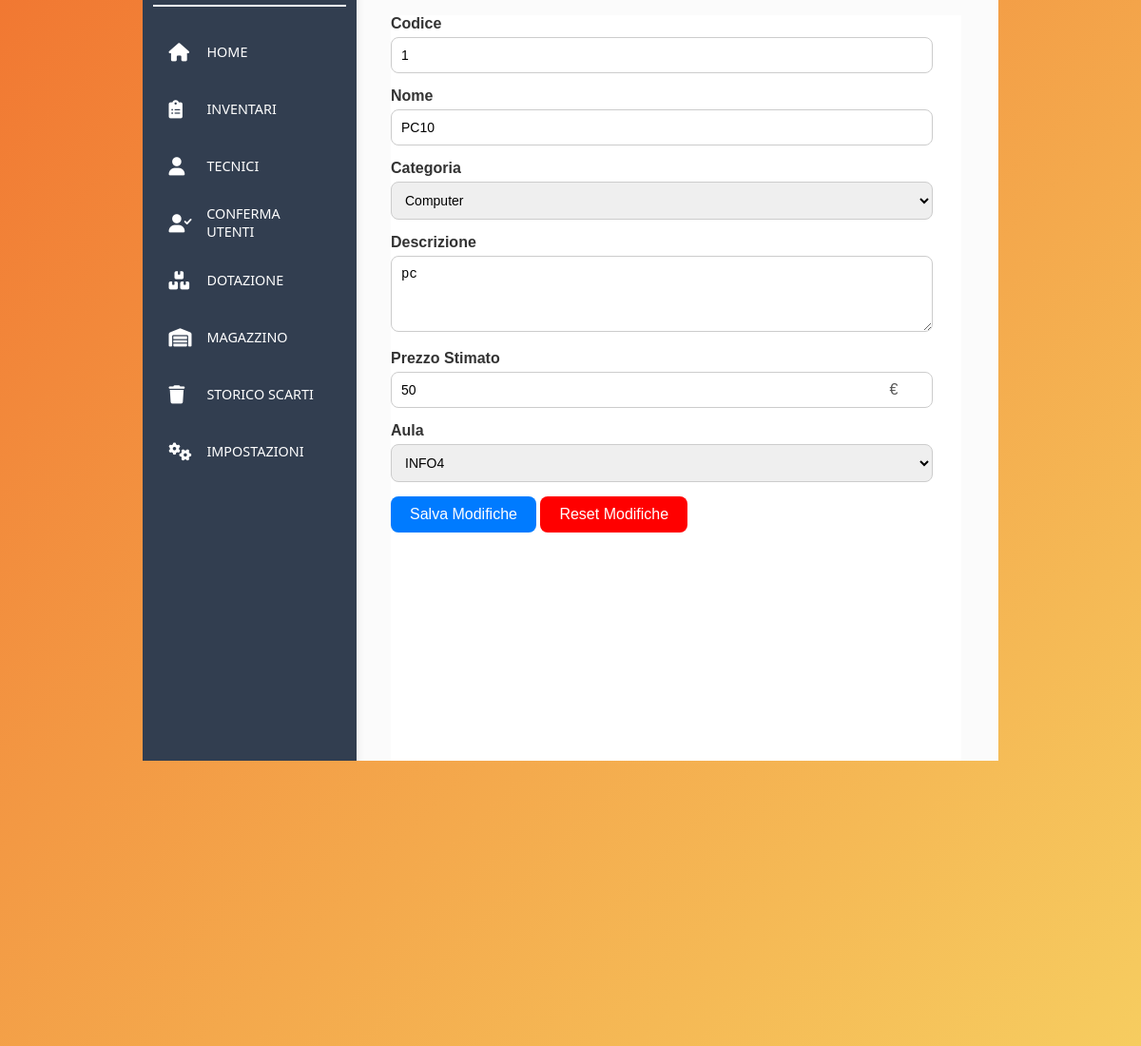
The app's page /user_page/aule/aggiungi_aule/aggiungi_aule.php?codice=1 (signed in) with its own data.
### tables this page shows
CREATE TABLE `dotazione` (
  `codice` varchar(50) NOT NULL,
  `nome` varchar(100) DEFAULT NULL,
  `categoria` varchar(50) DEFAULT NULL,
  `descrizione` text DEFAULT NULL,
  `stato` varchar(20) DEFAULT NULL,
  `prezzo_stimato` float(10,2) DEFAULT NULL,
  `ID_aula` varchar(20) DEFAULT NULL
);

### user_page/aule/aggiungi_aule/aggiungi_aule.php (the view, shortened to what this page needs)
<?php
$host = 'localhost';
$db = 'inventariosdarzo';
$user = 'root';
$pass = '';
$username = $_SESSION['username'] ?? null;
$role = $_SESSION['role'] ?? null;
$codice = $_GET['codice'] ?? null;
if (!is_null($username) && $role === "admin" || $role == "user") {
    try {
        $conn = new PDO("mysql:host=$host;dbname=$db", $user, $pass);
        $conn->setAttribute(PDO::ATTR_ERRMODE, PDO::ERRMODE_EXCEPTION);
    } catch (PDOException $e) {
        die("Connessione fallita: " . $e->getMessage());
    }
    if ($codice !== null) {
        $stmt = $conn->prepare("SELECT * FROM dotazione WHERE codice = :codice");
        $stmt->bindParam(':codice', $codice, PDO::PARAM_STR);
        $stmt->execute();
        $dotazione = $stmt->fetch(PDO::FETCH_ASSOC);
        $stmt = $conn->prepare("SELECT ID_categoria FROM categoria");
        $stmt->execute();
        $elencoCategorie = $stmt->fetchAll(PDO::FETCH_COLUMN);
        $stmt = $conn->prepare("SELECT ID_aula FROM aula");
        $stmt->execute();
        $elencoAule = $stmt->fetchAll(PDO::FETCH_COLUMN);
    } else {
        die("Codice non fornito.");
    }
} else {
    header("Location: ../../logout/logout.php");
    exit;
}
?>
<!DOCTYPE html>
<html lang="en">
    <head>
        <link rel="stylesheet" href="..\..\..\assets\css\background.css">
        <link rel="stylesheet" href="..\..\..\assets\css\shared_style_user_admin.css">
        <link rel="stylesheet" href="..\..\..\assets\css\shared_admin_subpages.css">
        <link rel="stylesheet" href="modifica_dotazione.css">
        <link rel="stylesheet" href="https://cdnjs.cloudflare.com/ajax/libs/font-awesome/6.0.0-beta3/css/all.min.css">
    </head>
    <body>
        <div class="container">
            <div class="sidebar">
                <div class="image"><img src="..\..\..\assets\images\logo_darzo.png" width="120px"></div>
                <div class="section-container">
                    <br>
                    <?php
                        if($role == 'admin') {
                            echo '<a href="../../admin_page/admin_page.php"><div class="section"><span class="section-text"><i class="fas fa-home"></i> HOME</span></div></a>';
                        } else {
                            echo '<a href="../../../user_page/user_page.php"><div class="section"><span class="section-text"><i class="fas fa-home"></i> HOME</span></div></a>';
                        }
                    ?>
                    <a href="../../../user_page/aule/aule.php"><div class="section"><span class="section-text"><i class="fas fa-clipboard-list"></i> INVENTARI</span></div></a>
                    <?php
                        if($role == "admin"){
                            echo '<a href="..\mostra_user_attivi\mostra_user_attivi.php"><div class="section"><span class="section-text"><i class="fas fa-user"></i> TECNICI</span></div></a>';
                            echo '<a href="..\user_accept\user_accept.php"><div class="section"><span class="section-text"><i class="fas fa-user-check"></i>CONFERMA UTENTI</span></div></a>';
                        };
                    ?>
                    <a href="..\..\lista_dotazione\lista_dotazione.php"><div class="section"><span class="section-text"><i class="fas fa-boxes-stacked"></i>DOTAZIONE</span></div></a>
                    <a href="..\..\dotazione_archiviata\dotazione_archiviata.php"><div class="section"><span class="section-text"><i class="fas fa-warehouse"></i>MAGAZZINO</span></div></a>
                    <a href="..\..\dotazione_eliminata/dotazione_eliminata.php"><div class="section"><span class="section-text"><i class="fas fa-trash"></i>STORICO SCARTI</span></div></a>
                    <a href="bop.php"><div class="section"><span class="section-text"><i class="fas fa-cogs"></i>IMPOSTAZIONI</span></div></a>
                </div>
            </div>
            <div class="content">
                <div class="form-container">
                    <form action="" method="post">
                        <div class="form-group">
                            <label for="codice">Codice</label>
                            <input type="text" name="codice" readonly value="<?php echo $dotazione['codice']?>">
                        </div>
                        <div class="form-group">
                            <label for="nome">Nome</label>
                            <input type="text" name="nome" value="<?php echo $dotazione['nome'] ?>">
                        </div>
                        <div class="form-group">
                            <label for="categoria">Categoria</label>
                            <select name="categoria">
                                <?php foreach ($elencoCategorie as $categoria): ?>
                                    <option value="<?php echo $categoria ?>" <?php if ($dotazione['categoria'] == $categoria) echo 'selected' ?>>
                                        <?php echo $categoria ?>
                                    </option>
                                <?php endforeach; ?>
                            </select>
                        </div>
                        <div class="form-group">
                            <label for="descrizione">Descrizione</label>
                            <textarea name="descrizione"><?php echo $dotazione['descrizione'] ?></textarea>
                        </div>
                        <div class="form-group">
                            <label for="prezzo">Prezzo Stimato</label>
                            <div class="input-with-euro">
                                <input type="number" name="prezzo" step="0.1" min="0" value="<?php echo floatval($dotazione['prezzo_stimato']) ?>">
                            </div>
                        </div>
                        <div class="form-group">
                            <label for="ID_aula">Aula</label>
                            <select name="aula">
                                <?php foreach ($elencoAule as $aula): ?>
                                    <option value="<?php echo $aula ?>" <?php if ($dotazione['ID_aula'] == $aula) echo 'selected' ?>>
                                        <?php echo $aula ?>
                                    </option>
                                <?php endforeach; ?>
                            </select>
                        </div>
                        <div class="form-group">
                            <input class="save" type="submit" name="salva" value="Salva Modifiche">
                            <input class="reset" type="submit" name="reset" value="Reset Modifiche">
                        </div>
                    </form>
                </div>
            </div>
        </div>
    </body>
</html>

### assets/css/background.css (style rules this page uses)
body { font-family: Arial, sans-serif; background: linear-gradient(-45deg, #f17832, #fec11a, #f7da67, #f17832); background-size: 400% 400%; animation: gradientMove 10s ease infinite; }

### assets/css/shared_style_user_admin.css (style rules this page uses)
html, body { height: 100%; margin: 0; padding: 0; overflow: hidden; display: flex; justify-content: center; align-items: center; font-family: Arial, Helvetica, sans-serif; }
.container { background-color: #fbfbfb; width: 75vw; height: 90vh; display: flex; border-radius: 20px; box-shadow: 0 0 10px rgba(0, 0, 0, 0.1); }
.sidebar { background-color: #323e50; width: 25%; min-width: 130px; height: 90vh; border-bottom-left-radius: 20px; border-top-left-radius: 20px; box-shadow: 0 0 10px rgba(0, 0, 0, 0.1); }
.image { position: relative; top: 2%; left: 5%; }
img { min-width: 30%; max-width: 60%; }
.section-container { border-top: 2px solid white; margin-top: 15px; width: 90%; height: 100%; position: relative; left: 5%; right: 5%; font-family: 'Segoe UI', Tahoma, Geneva, Verdana, sans-serif; display: block; color: #333; }
.section { position: relative; width: 100%; height: 50px; margin-bottom: 10px; }
a { text-decoration: none; }
.section-text { width: 100%; height: 100%; font-weight: 500; color: #ffffff; font-size: 0.9rem; display: flex; align-items: center; justify-content: start; padding: 0 8%; }
.content { flex-grow: 1; background-color: #fbfbfb; border-top-right-radius: 20px; border-bottom-right-radius: 20px; overflow-y: auto; margin-left: 4%; }
.section-text i { width: 30px; font-size: 1.2rem; margin-right: 10px; }

### admin_page/lista_dotazione/modifica_dotazione/modifica_dotazione.css (style rules this page uses)
* { box-sizing: border-box; }
.form-container { background-color: rgb(255, 255, 255); height: 80%; margin-top: 20px; max-width: 50vw; overflow: hidden; }
.form-container form { height: 100%; }
.form-group { margin-bottom: 15px; }
label { display: block; margin-bottom: 5px; font-weight: bold; color: #333; }
input[type="text"],textarea,input[type="number"] { width: 95%; padding: 10px; border: 1px solid #ccc; border-radius: 8px; font-size: 14px; resize: vertical; }
textarea { min-height: 80px; }
.form-group input[type="submit"] { color: white; padding: 10px 20px; border: none; border-radius: 8px; cursor: pointer; font-size: 16px; }
.save { background: #007bff; }
.reset { background: #ff0000; }
select { width: 95%; padding: 10px; border: 1px solid #ccc; border-radius: 8px; font-size: 14px; }
.input-with-euro { position: relative; display: inline-block; width: 100%; }
.input-with-euro::after { content: "€"; position: relative; right: 50px; top: 50%; color: #555; pointer-events: none; }

### records on screen
dotazione: codice "1", nome "PC10", categoria "Computer", descrizione "pc", prezzo "50", aula "INFO4"
